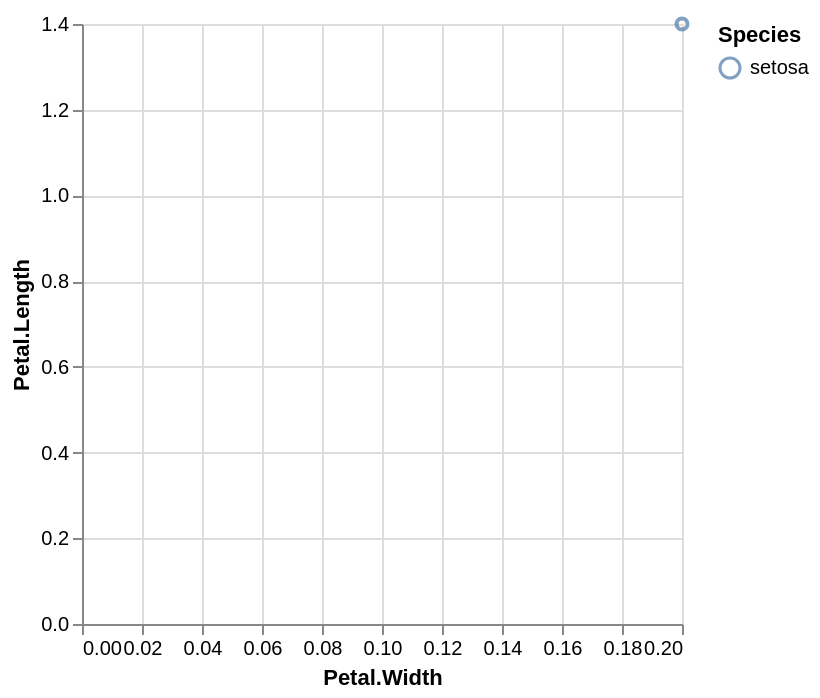

Write a Vega-Lite specification for this figure.
### Vega-Lite specification from a JSON file in a GitHub repository (floating-point values rounded to 4 significant figures)
{"$schema": "https://vega.github.io/schema/vega-lite/v3.json", "datasets": {"data-00": [{"Sepal.Length": 5.1, "Sepal.Width": 3.5, "Petal.Length": 1.4, "Petal.Width": 0.2, "Species": "setosa"}]}, "layer": [{"data": {"name": "data-00"}, "mark": "point", "encoding": {"x": {"field": "Petal\\.Width", "type": "quantitative", "title": "Petal.Width"}, "y": {"field": "Petal\\.Length", "type": "quantitative", "title": "Petal.Length"}, "color": {"field": "Species", "type": "nominal", "title": "Species"}}}]}
